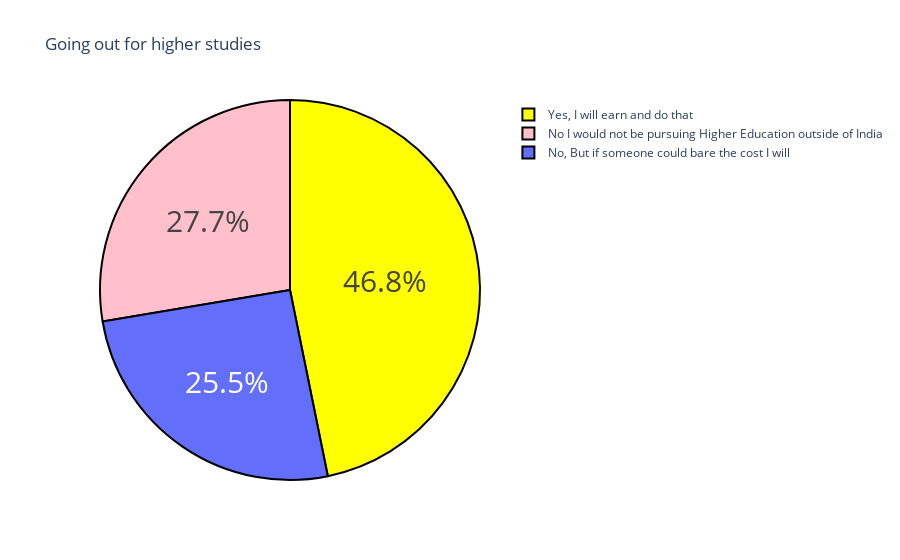

Here is the notebook cell this chart was saved with:
### Markdown cell above
# 3. How many people want to go out of the india

### Code cell
que2=data['Would you definitely pursue a Higher Education / Post Graduation outside of India ? If only you have to self sponsor it.'].value_counts()
label=que2.index
count=que2.values
colors=['yellow','pink']
fig=go.Figure(data=[go.Pie(labels=label,values=count)])
fig.update_layout(title='Going out for higher studies')
fig.update_traces(hoverinfo='label+value',textinfo='percent',textfont_size=30,
                  marker=dict(colors=colors,line=dict(color='black',width=2)))
fig.show()

### Figure 1 — Plotly figure (JSON) as saved in the notebook; plotly's stock layout.template omitted (floating-point values rounded to 4 significant figures)
{"data": [{"hoverinfo": "label+value", "labels": ["Yes, I will earn and do that", "No I would not be pursuing Higher Education outside of India", "No, But if someone could bare the cost I will"], "marker": {"colors": ["yellow", "pink"], "line": {"color": "black", "width": 2}}, "textfont": {"size": 30}, "textinfo": "percent", "type": "pie", "values": [110, 65, 60]}], "layout": {"autosize": true, "title": {"text": "Going out for higher studies"}}}
